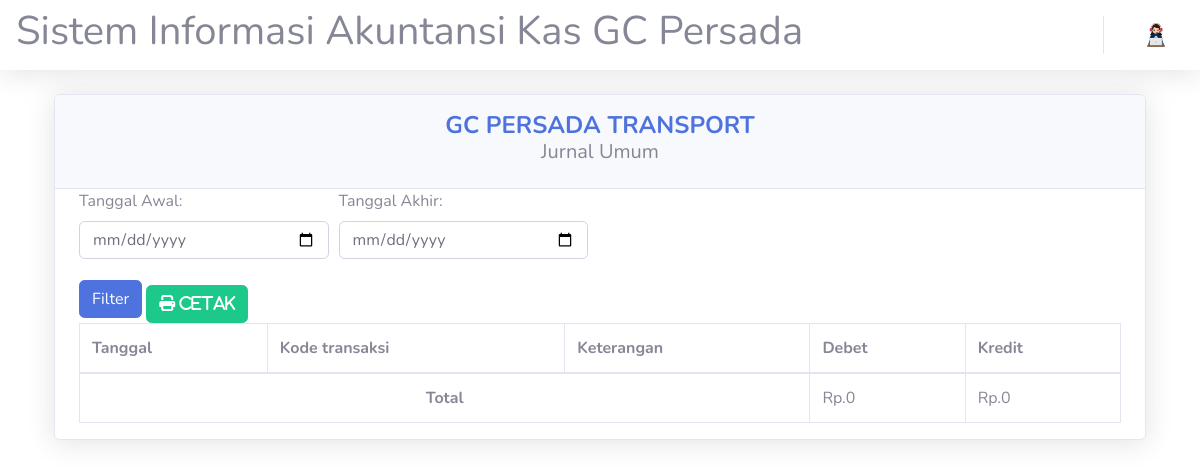
The page /jurnal-umum.php on the database as committed earlier.
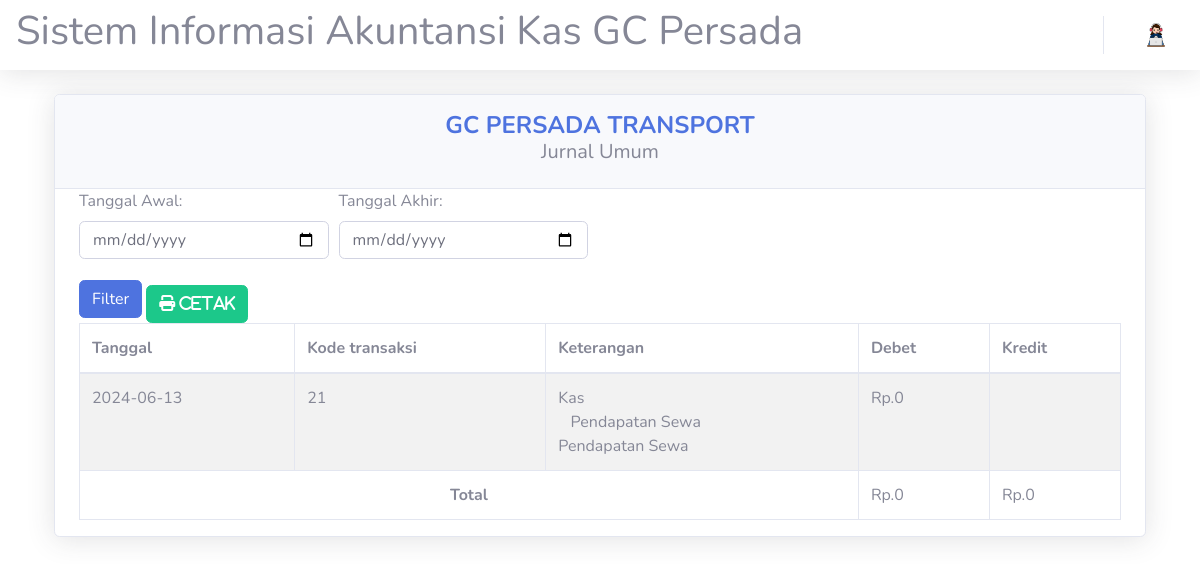
The same page on the database as committed later.
### tables this page shows
CREATE TABLE `pendapatan_sewa` (
  `id_pendapatan` int(5) NOT NULL,
  `id_akun` varchar(15) NOT NULL,
  `no_pelanggan` varchar(4) NOT NULL,
  `id_sewa` int(2) NOT NULL,
  `nama_pendapatan` varchar(20) NOT NULL,
  `tgl_pendapatan` date NOT NULL,
  `jumlah_pendapatan` int(11) NOT NULL
);

### jurnal-umum.php (the view, shortened to what this page needs)
<!DOCTYPE html>
<html lang="en">
<head>
    <link href="vendor/fontawesome-free/css/all.min.css" rel="stylesheet" type="text/css">
    <link href="css/sb-admin-2.min.css" rel="stylesheet">
    <link href="vendor/datatables/dataTables.bootstrap4.min.css" rel="stylesheet">
</head>
<body id="page-top">
<?php require 'koneksi.php'; ?>
<div id="content">
    <?php require 'navbar.php'; ?>
    <div class="container">
        <div class="card shadow mb-4">
            <div class="card-header py-3 text-center">
                <h4 class="m-0 font-weight-bold text-primary">GC PERSADA TRANSPORT</h4>
                <h5>Jurnal Umum</h5>
            </div>
            <div class="container-fluid">
                <div class="row">
                    <div class="col-md-6">
                        <div class="form-group filter-container">
                            <div>
                                <label for="tanggal_awal">Tanggal Awal:</label>
                                <input type="date" class="form-control" id="tanggal_awal" name="tanggal_awal" value="<?php echo isset($_GET['tanggal_awal']) ? $_GET['tanggal_awal'] : ''; ?>">
                            </div>
                            <div>
                                <label for="tanggal_akhir">Tanggal Akhir:</label>
                                <input type="date" class="form-control" id="tanggal_akhir" name="tanggal_akhir" value="<?php echo isset($_GET['tanggal_akhir']) ? $_GET['tanggal_akhir'] : ''; ?>">
                            </div>
                        </div>
                        <button type="button" class="btn btn-primary" onclick="applyFilter()">Filter</button>
                        <button type="button" class="btn btn-success btn-print" onclick="window.print()">
                            <i class="fa fa-print"> Cetak</i>
                        </button>
                    </div>
                </div>
                <div class="panel-body">
                    <div class="table-responsive">
                        <table class="table table-striped table-bordered table-hover" id="dataTables-example">
                            <thead>
                            <tr>
                                <th>Tanggal</th>
                                <th>Kode transaksi</th>
                                <th>Keterangan</th>
                                <th>Debet</th>
                                <th>Kredit</th>
                            </tr>
                            </thead>
                            <tbody>
                            <?php
                            $tanggal_awal = isset($_GET['tanggal_awal']) ? $_GET['tanggal_awal'] : date('Y-m-d');
                            $tanggal_akhir = isset($_GET['tanggal_akhir']) ? $_GET['tanggal_akhir'] : date('Y-m-d');
                            $queryPendapatanSewa = mysqli_query($koneksi, "SELECT * FROM pendapatan_sewa WHERE tgl_pendapatan BETWEEN '$tanggal_awal' AND '$tanggal_akhir'");
                            $totalPendapatan = 0;
                            $totalOperasional = 0;
                            while ($data = mysqli_fetch_assoc($queryPendapatanSewa)) {
                                $jumlah = isset($data['jumlah']) ? $data['jumlah'] : 0;
                                $totalPendapatan += $jumlah;
                                ?>
                                <tr>
                                    <td><?= date('Y-m-d', strtotime($data['tgl_pendapatan'])); ?></td>
                                    <td><?= $data['id_pendapatan']; ?></td>
                                    <td>
                                        Kas<br>&nbsp;&nbsp; <?= $data['nama_pendapatan']; ?><br><?= $data['nama_pendapatan']; ?>
                                    </td>
                                    <td><?= "Rp." . number_format($jumlah); ?></td>
                                    <td></td>
                                </tr>
                                <?php
                            }
                                ?>
                            </tbody>
                            <tfoot>
                            <tr>
                                <th colspan="3"><center>Total</center></th>
                                <td><?= "Rp." . number_format($totalPendapatan); ?></td>
                                <td><?= "Rp." . number_format($totalOperasional); ?></td>
                            </tr>
                            </tfoot>
                        </table>
                    </div>
                </div>
            </div>
        </div>
    </div>
</div>
</body>
</html>

Rows that differ between the two databases and show on the page:
added pendapatan_sewa: tgl_pendapatan "2024-06-13", id_pendapatan "21", nama_pendapatan "Pendapatan Sewa", jumlah "0"
